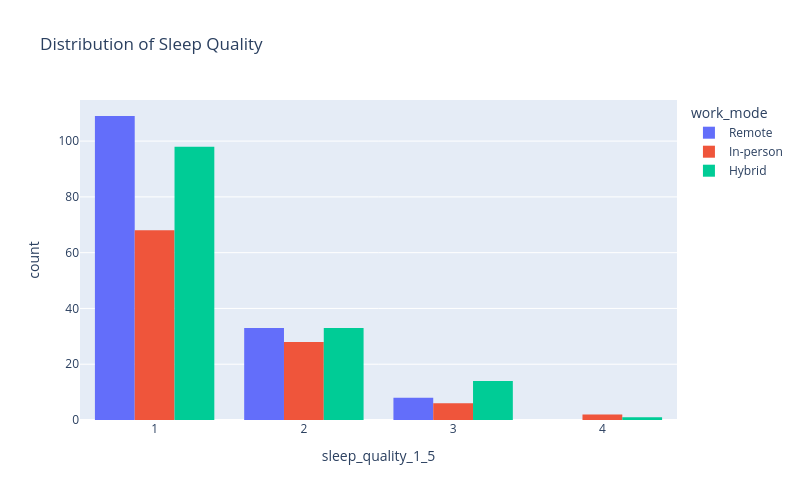

The cell this chart's notebook holds for it:
### Code cell
fig = px.histogram(
    df,
    x="sleep_quality_1_5",
    color="work_mode",  
    barmode="group",
    title="Distribution of Sleep Quality",
    height=500,
    width=800
)
fig.show()

### Figure 1 — Plotly figure (JSON) as saved in the notebook; plotly's stock layout.template omitted (floating-point values rounded to 4 significant figures; data arrays with more than 128 entries replaced by an {"elided": "..."} marker saying what was removed)
{"data": [{"alignmentgroup": "True", "bingroup": "x", "hovertemplate": "work_mode=Remote<br>sleep_quality_1_5=%{x}<br>count=%{y}<extra></extra>", "legendgroup": "Remote", "marker": {"color": "#636efa", "pattern": {"shape": ""}}, "name": "Remote", "offsetgroup": "Remote", "orientation": "v", "showlegend": true, "type": "histogram", "x": {"elided": "150 int values"}, "xaxis": "x", "yaxis": "y"}, {"alignmentgroup": "True", "bingroup": "x", "hovertemplate": "work_mode=In-person<br>sleep_quality_1_5=%{x}<br>count=%{y}<extra></extra>", "legendgroup": "In-person", "marker": {"color": "#EF553B", "pattern": {"shape": ""}}, "name": "In-person", "offsetgroup": "In-person", "orientation": "v", "showlegend": true, "type": "histogram", "x": [3, 2, 4, 1, 3, 1, 2, 1, 1, 1, 1, 2, 2, 1, 2, 1, 2, 1, 1, 2, 2, 2, 1, 2, 1, 2, 1, 1, 1, 1, 1, 1, 1, 3, 1, 2, 2, 1, 2, 1, 2, 2, 4, 1, 2, 1, 2, 1, 2, 1, 1, 2, 1, 1, 1, 1, 1, 1, 2, 1, 1, 1, 1, 1, 2, 1, 1, 1, 1, 3, 2, 1, 2, 1, 2, 1, 1, 1, 1, 1, 1, 1, 3, 2, 2, 1, 3, 1, 1, 1, 1, 1, 1, 1, 1, 1, 1, 1, 1, 1, 1, 1, 2, 1], "xaxis": "x", "yaxis": "y"}, {"alignmentgroup": "True", "bingroup": "x", "hovertemplate": "work_mode=Hybrid<br>sleep_quality_1_5=%{x}<br>count=%{y}<extra></extra>", "legendgroup": "Hybrid", "marker": {"color": "#00cc96", "pattern": {"shape": ""}}, "name": "Hybrid", "offsetgroup": "Hybrid", "orientation": "v", "showlegend": true, "type": "histogram", "x": {"elided": "146 int values"}, "xaxis": "x", "yaxis": "y"}], "layout": {"barmode": "group", "height": 500, "legend": {"title": {"text": "work_mode"}, "tracegroupgap": 0}, "title": {"text": "Distribution of Sleep Quality"}, "width": 800, "xaxis": {"anchor": "y", "autorange": true, "domain": [0, 1], "range": [0.5, 4.5], "title": {"text": "sleep_quality_1_5"}, "type": "linear"}, "yaxis": {"anchor": "x", "autorange": true, "domain": [0, 1], "range": [0, 114.7], "title": {"text": "count"}}}}
